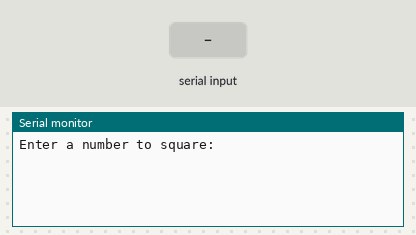
A sketch run on a simulated Arduino Uno, built with avr-gcc and run on an emulated ATmega328P. Parts: the last lines printed to the serial monitor. The test bench sets the inputs (shaded band).

Above: at 1.2 s.
1.3 s: "0\n" received over Serial
At 2.4 s:
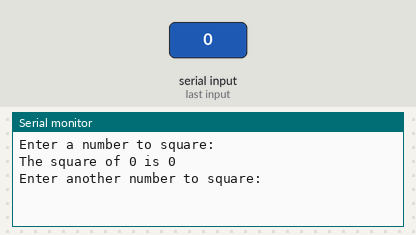
2.8 s: "90,45\n" received over Serial
At 3.8 s:
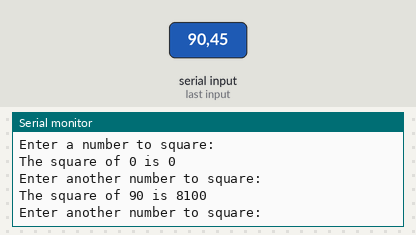

The sketch:

ass6.ino
```cpp
void setup() {
  // Start the Serial communication
  Serial.begin(9600);
  Serial.println("Enter a number to square:");
}

void loop() {
  // Check if data is available to read
  if (Serial.available() > 0) {
    // Read the input number from the Serial Monitor
    String input = Serial.readStringUntil('\n');

    // Convert the input to an integer (if input is a valid number)
    int number = input.toInt();

    // Check if the input is a valid number by comparing it with the input
    if (input.length() > 0 && input.toInt() != 0 || input == "0") {
      // Calculate the square of the number
      int squared = number * number;

      // Print the result
      Serial.print("The square of ");
      Serial.print(number);
      Serial.print(" is ");
      Serial.println(squared);
    } else {
      // If input is not a valid number, print an error message
      Serial.println("Invalid input, please enter a number.");
    }

    // Ask for another number
    Serial.println("Enter another number to square:");
  }
}
```

Measured:
- after the input at 1.3 s, the serial monitor: prints a new line at once (image 1)
- after the input at 2.8 s, the serial monitor: prints a new line at once (image 2)
